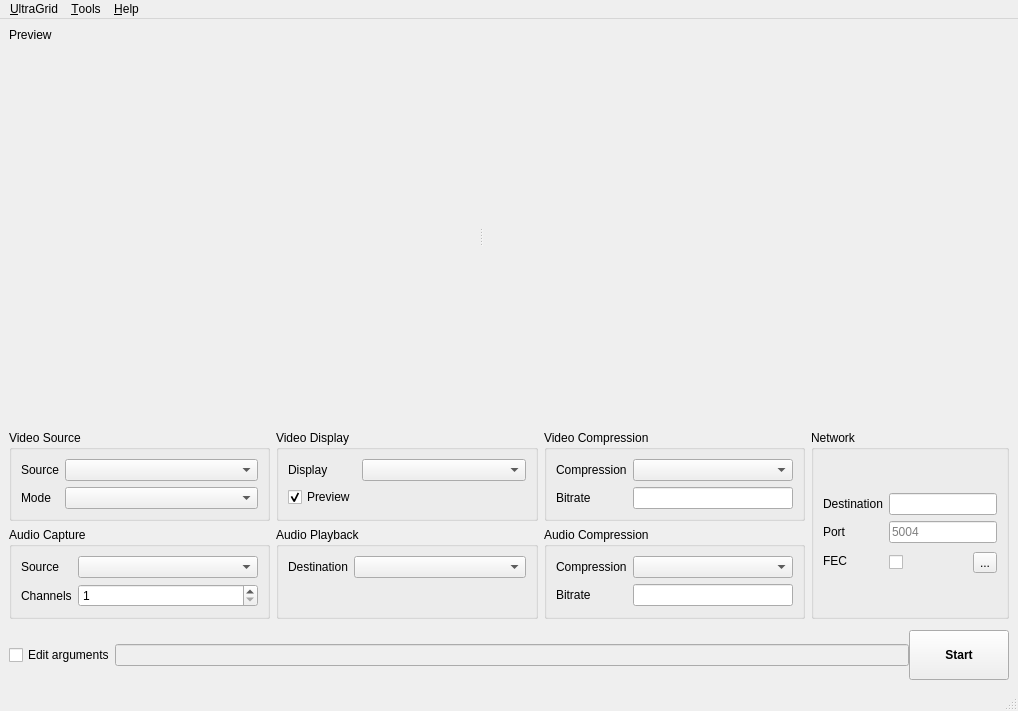
<?xml version="1.0" encoding="UTF-8"?>
<ui version="4.0">
 <class>UltragridWindow</class>
 <widget class="QMainWindow" name="UltragridWindow">
  <property name="geometry">
   <rect>
    <x>0</x>
    <y>0</y>
    <width>1018</width>
    <height>711</height>
   </rect>
  </property>
  <property name="windowTitle">
   <string>UltraGrid</string>
  </property>
  <property name="windowFilePath">
   <string/>
  </property>
  <widget class="QWidget" name="centralwidget">
   <layout class="QVBoxLayout" name="verticalLayout_6" stretch="0,6,0,0">
    <item>
     <widget class="QLabel" name="previewLabel">
      <property name="text">
       <string>Preview</string>
      </property>
     </widget>
    </item>
    <item>
     <layout class="QHBoxLayout" name="horizontalLayout">
      <item>
       <spacer name="horizontalSpacer">
        <property name="orientation">
         <enum>Qt::Horizontal</enum>
        </property>
        <property name="sizeType">
         <enum>QSizePolicy::Minimum</enum>
        </property>
        <property name="sizeHint" stdset="0">
         <size>
          <width>0</width>
          <height>0</height>
         </size>
        </property>
       </spacer>
      </item>
      <item>
       <widget class="QSplitter" name="previewsSplitter">
        <property name="orientation">
         <enum>Qt::Horizontal</enum>
        </property>
        <widget class="PreviewWidget" name="capturePreview" native="true">
         <property name="sizePolicy">
          <sizepolicy hsizetype="Expanding" vsizetype="Expanding">
           <horstretch>0</horstretch>
           <verstretch>0</verstretch>
          </sizepolicy>
         </property>
         <property name="minimumSize">
          <size>
           <width>64</width>
           <height>64</height>
          </size>
         </property>
        </widget>
        <widget class="PreviewWidget" name="displayPreview" native="true">
         <property name="sizePolicy">
          <sizepolicy hsizetype="Expanding" vsizetype="Expanding">
           <horstretch>0</horstretch>
           <verstretch>0</verstretch>
          </sizepolicy>
         </property>
         <property name="minimumSize">
          <size>
           <width>64</width>
           <height>64</height>
          </size>
         </property>
        </widget>
       </widget>
      </item>
      <item>
       <widget class="VuMeterWidget" name="vuMeter" native="true">
        <property name="sizePolicy">
         <sizepolicy hsizetype="Fixed" vsizetype="Preferred">
          <horstretch>0</horstretch>
          <verstretch>0</verstretch>
         </sizepolicy>
        </property>
        <property name="minimumSize">
         <size>
          <width>50</width>
          <height>100</height>
         </size>
        </property>
       </widget>
      </item>
     </layout>
    </item>
    <item>
     <layout class="QHBoxLayout" name="horizontalLayout_11">
      <property name="rightMargin">
       <number>0</number>
      </property>
      <property name="bottomMargin">
       <number>0</number>
      </property>
      <item>
       <layout class="QVBoxLayout" name="verticalLayout_3">
        <property name="bottomMargin">
         <number>0</number>
        </property>
        <item>
         <layout class="QHBoxLayout" name="horizontalLayout_4" stretch="1,1,1">
          <property name="sizeConstraint">
           <enum>QLayout::SetMaximumSize</enum>
          </property>
          <item>
           <widget class="QGroupBox" name="groupBox">
            <property name="autoFillBackground">
             <bool>false</bool>
            </property>
            <property name="title">
             <string>Video Source</string>
            </property>
            <property name="flat">
             <bool>false</bool>
            </property>
            <property name="checkable">
             <bool>false</bool>
            </property>
            <layout class="QFormLayout" name="formLayout_2">
             <property name="fieldGrowthPolicy">
              <enum>QFormLayout::AllNonFixedFieldsGrow</enum>
             </property>
             <item row="0" column="0">
              <widget class="QLabel" name="videoSourceLabel">
               <property name="text">
                <string>Source</string>
               </property>
              </widget>
             </item>
             <item row="2" column="0">
              <widget class="QLabel" name="videoModeLabel">
               <property name="text">
                <string>Mode</string>
               </property>
              </widget>
             </item>
             <item row="2" column="1">
              <widget class="QComboBox" name="videoModeComboBox"/>
             </item>
             <item row="0" column="1">
              <widget class="QComboBox" name="videoSourceComboBox"/>
             </item>
            </layout>
           </widget>
          </item>
          <item>
           <widget class="QGroupBox" name="groupBox_3">
            <property name="title">
             <string>Video Display</string>
            </property>
            <layout class="QFormLayout" name="formLayout_3">
             <property name="fieldGrowthPolicy">
              <enum>QFormLayout::AllNonFixedFieldsGrow</enum>
             </property>
             <item row="0" column="0">
              <widget class="QLabel" name="label_3">
               <property name="text">
                <string>Display</string>
               </property>
              </widget>
             </item>
             <item row="0" column="1">
              <widget class="QComboBox" name="videoDisplayComboBox"/>
             </item>
             <item row="1" column="0">
              <widget class="QCheckBox" name="previewCheckBox">
               <property name="text">
                <string>Preview</string>
               </property>
               <property name="checked">
                <bool>true</bool>
               </property>
              </widget>
             </item>
            </layout>
            <zorder>videoDisplayComboBox</zorder>
            <zorder>label_3</zorder>
            <zorder>previewCheckBox</zorder>
           </widget>
          </item>
          <item>
           <widget class="QGroupBox" name="groupBox_5">
            <property name="title">
             <string>Video Compression</string>
            </property>
            <layout class="QFormLayout" name="formLayout_5">
             <item row="0" column="0">
              <widget class="QLabel" name="label_7">
               <property name="text">
                <string>Compression</string>
               </property>
              </widget>
             </item>
             <item row="0" column="1">
              <widget class="QComboBox" name="videoCompressionComboBox"/>
             </item>
             <item row="1" column="0">
              <widget class="QLabel" name="videoBitrateLabel">
               <property name="text">
                <string>Bitrate</string>
               </property>
              </widget>
             </item>
             <item row="1" column="1">
              <widget class="QLineEdit" name="videoBitrateEdit"/>
             </item>
            </layout>
           </widget>
          </item>
         </layout>
        </item>
        <item>
         <layout class="QHBoxLayout" name="horizontalLayout_5">
          <property name="sizeConstraint">
           <enum>QLayout::SetMaximumSize</enum>
          </property>
          <item>
           <widget class="QGroupBox" name="groupBox_2">
            <property name="title">
             <string>Audio Capture</string>
            </property>
            <layout class="QFormLayout" name="formLayout">
             <item row="0" column="0">
              <widget class="QLabel" name="label_4">
               <property name="text">
                <string>Source</string>
               </property>
              </widget>
             </item>
             <item row="0" column="1">
              <widget class="QComboBox" name="audioSourceComboBox"/>
             </item>
             <item row="1" column="0">
              <widget class="QLabel" name="label_5">
               <property name="text">
                <string>Channels</string>
               </property>
              </widget>
             </item>
             <item row="1" column="1">
              <widget class="QSpinBox" name="audioChannelsSpinBox">
               <property name="minimum">
                <number>1</number>
               </property>
               <property name="maximum">
                <number>32</number>
               </property>
              </widget>
             </item>
            </layout>
           </widget>
          </item>
          <item>
           <widget class="QGroupBox" name="groupBox_4">
            <property name="title">
             <string>Audio Playback</string>
            </property>
            <layout class="QFormLayout" name="formLayout_4">
             <property name="fieldGrowthPolicy">
              <enum>QFormLayout::AllNonFixedFieldsGrow</enum>
             </property>
             <item row="0" column="0">
              <widget class="QLabel" name="label_6">
               <property name="text">
                <string>Destination</string>
               </property>
              </widget>
             </item>
             <item row="0" column="1">
              <widget class="QComboBox" name="audioPlaybackComboBox"/>
             </item>
            </layout>
           </widget>
          </item>
          <item>
           <widget class="QGroupBox" name="groupBox_6">
            <property name="title">
             <string>Audio Compression</string>
            </property>
            <layout class="QFormLayout" name="formLayout_6">
             <property name="fieldGrowthPolicy">
              <enum>QFormLayout::AllNonFixedFieldsGrow</enum>
             </property>
             <item row="0" column="0">
              <widget class="QLabel" name="label_9">
               <property name="text">
                <string>Compression</string>
               </property>
              </widget>
             </item>
             <item row="0" column="1">
              <widget class="QComboBox" name="audioCompressionComboBox"/>
             </item>
             <item row="1" column="0">
              <widget class="QLabel" name="audioBitrateLabel">
               <property name="text">
                <string>Bitrate</string>
               </property>
              </widget>
             </item>
             <item row="1" column="1">
              <widget class="QLineEdit" name="audioBitrateEdit">
               <property name="sizePolicy">
                <sizepolicy hsizetype="Preferred" vsizetype="Fixed">
                 <horstretch>0</horstretch>
                 <verstretch>0</verstretch>
                </sizepolicy>
               </property>
              </widget>
             </item>
            </layout>
           </widget>
          </item>
         </layout>
        </item>
       </layout>
      </item>
      <item>
       <widget class="QGroupBox" name="groupBox_7">
        <property name="sizePolicy">
         <sizepolicy hsizetype="Maximum" vsizetype="Preferred">
          <horstretch>0</horstretch>
          <verstretch>0</verstretch>
         </sizepolicy>
        </property>
        <property name="title">
         <string>Network</string>
        </property>
        <layout class="QVBoxLayout" name="verticalLayout_4">
         <item>
          <layout class="QFormLayout" name="formLayout_7">
           <property name="fieldGrowthPolicy">
            <enum>QFormLayout::AllNonFixedFieldsGrow</enum>
           </property>
           <property name="formAlignment">
            <set>Qt::AlignLeading|Qt::AlignLeft|Qt::AlignVCenter</set>
           </property>
           <property name="bottomMargin">
            <number>0</number>
           </property>
           <item row="0" column="0">
            <widget class="QLabel" name="label_10">
             <property name="text">
              <string>Destination</string>
             </property>
            </widget>
           </item>
           <item row="0" column="1">
            <widget class="QLineEdit" name="networkDestinationEdit">
             <property name="text">
              <string extracomment="Target IP or host"/>
             </property>
            </widget>
           </item>
           <item row="1" column="0">
            <widget class="QLabel" name="portLabel">
             <property name="text">
              <string>Port</string>
             </property>
            </widget>
           </item>
           <item row="1" column="1">
            <widget class="QLineEdit" name="portLineEdit">
             <property name="placeholderText">
              <string>5004</string>
             </property>
            </widget>
           </item>
           <item row="3" column="0">
            <widget class="QLabel" name="fECLabel">
             <property name="text">
              <string>FEC</string>
             </property>
            </widget>
           </item>
           <item row="3" column="1">
            <layout class="QHBoxLayout" name="horizontalLayout_2">
             <property name="topMargin">
              <number>3</number>
             </property>
             <item>
              <widget class="QCheckBox" name="fECCheckBox"/>
             </item>
             <item>
              <widget class="QToolButton" name="fecToolBtn">
               <property name="text">
                <string>...</string>
               </property>
              </widget>
             </item>
            </layout>
           </item>
          </layout>
         </item>
        </layout>
       </widget>
      </item>
     </layout>
    </item>
    <item>
     <layout class="QHBoxLayout" name="horizontalLayout_3">
      <property name="spacing">
       <number>0</number>
      </property>
      <property name="topMargin">
       <number>5</number>
      </property>
      <item>
       <widget class="QCheckBox" name="editCheckBox">
        <property name="text">
         <string>Edit arguments</string>
        </property>
       </widget>
      </item>
      <item>
       <widget class="QLineEdit" name="arguments">
        <property name="enabled">
         <bool>false</bool>
        </property>
        <property name="dragEnabled">
         <bool>false</bool>
        </property>
        <property name="readOnly">
         <bool>false</bool>
        </property>
        <property name="placeholderText">
         <string/>
        </property>
        <property name="clearButtonEnabled">
         <bool>false</bool>
        </property>
       </widget>
      </item>
      <item>
       <widget class="QPushButton" name="startButton">
        <property name="sizePolicy">
         <sizepolicy hsizetype="Preferred" vsizetype="Preferred">
          <horstretch>0</horstretch>
          <verstretch>0</verstretch>
         </sizepolicy>
        </property>
        <property name="minimumSize">
         <size>
          <width>100</width>
          <height>50</height>
         </size>
        </property>
        <property name="font">
         <font>
          <weight>75</weight>
          <bold>true</bold>
         </font>
        </property>
        <property name="text">
         <string>Start</string>
        </property>
       </widget>
      </item>
     </layout>
    </item>
   </layout>
  </widget>
  <widget class="QMenuBar" name="menubar">
   <property name="geometry">
    <rect>
     <x>0</x>
     <y>0</y>
     <width>1018</width>
     <height>27</height>
    </rect>
   </property>
   <property name="contextMenuPolicy">
    <enum>Qt::NoContextMenu</enum>
   </property>
   <widget class="QMenu" name="menu_UltraGrid">
    <property name="title">
     <string>&amp;UltraGrid</string>
    </property>
    <addaction name="actionSave"/>
    <addaction name="actionLoad"/>
    <addaction name="actionSettings"/>
    <addaction name="separator"/>
    <addaction name="actionQuit"/>
   </widget>
   <widget class="QMenu" name="menu_Tools">
    <property name="title">
     <string>&amp;Tools</string>
    </property>
    <addaction name="actionShow_Terminal"/>
    <addaction name="actionAdvanced"/>
    <addaction name="actionVuMeter"/>
    <addaction name="separator"/>
    <addaction name="actionRefresh"/>
   </widget>
   <widget class="QMenu" name="menu_Help">
    <property name="title">
     <string>&amp;Help</string>
    </property>
    <addaction name="actionAbout_UltraGrid"/>
    <addaction name="actionTest"/>
   </widget>
   <addaction name="menu_UltraGrid"/>
   <addaction name="menu_Tools"/>
   <addaction name="menu_Help"/>
  </widget>
  <widget class="QStatusBar" name="statusbar"/>
  <action name="actionQuit">
   <property name="text">
    <string>Quit</string>
   </property>
  </action>
  <action name="actionAbout_UltraGrid">
   <property name="text">
    <string>About UltraGrid</string>
   </property>
  </action>
  <action name="actionShow_Terminal">
   <property name="checkable">
    <bool>false</bool>
   </property>
   <property name="checked">
    <bool>false</bool>
   </property>
   <property name="text">
    <string>Show &amp;Log</string>
   </property>
  </action>
  <action name="actionRefresh">
   <property name="text">
    <string>Refresh</string>
   </property>
  </action>
  <action name="actionAdvanced">
   <property name="checkable">
    <bool>true</bool>
   </property>
   <property name="text">
    <string>Advanced</string>
   </property>
  </action>
  <action name="actionUse_hw_acceleration">
   <property name="checkable">
    <bool>true</bool>
   </property>
   <property name="text">
    <string>Use hw. acceleration</string>
   </property>
  </action>
  <action name="actionVuMeter">
   <property name="checkable">
    <bool>true</bool>
   </property>
   <property name="checked">
    <bool>true</bool>
   </property>
   <property name="text">
    <string>vuMeter</string>
   </property>
  </action>
  <action name="actionSettings">
   <property name="text">
    <string>Settings</string>
   </property>
  </action>
  <action name="actionTest">
   <property name="text">
    <string>Test</string>
   </property>
  </action>
  <action name="actionSave">
   <property name="text">
    <string>Save</string>
   </property>
  </action>
  <action name="actionLoad">
   <property name="text">
    <string>Load</string>
   </property>
  </action>
 </widget>
 <customwidgets>
  <customwidget>
   <class>PreviewWidget</class>
   <extends>QWidget</extends>
   <header>previewWidget.hpp</header>
  </customwidget>
  <customwidget>
   <class>VuMeterWidget</class>
   <extends>QWidget</extends>
   <header>vuMeterWidget.hpp</header>
   <container>1</container>
  </customwidget>
 </customwidgets>
 <resources/>
 <connections>
  <connection>
   <sender>actionQuit</sender>
   <signal>triggered()</signal>
   <receiver>UltragridWindow</receiver>
   <slot>close()</slot>
   <hints>
    <hint type="sourcelabel">
     <x>-1</x>
     <y>-1</y>
    </hint>
    <hint type="destinationlabel">
     <x>556</x>
     <y>362</y>
    </hint>
   </hints>
  </connection>
  <connection>
   <sender>editCheckBox</sender>
   <signal>toggled(bool)</signal>
   <receiver>arguments</receiver>
   <slot>setEnabled(bool)</slot>
   <hints>
    <hint type="sourcelabel">
     <x>70</x>
     <y>682</y>
    </hint>
    <hint type="destinationlabel">
     <x>609</x>
     <y>683</y>
    </hint>
   </hints>
  </connection>
  <connection>
   <sender>editCheckBox</sender>
   <signal>toggled(bool)</signal>
   <receiver>groupBox_2</receiver>
   <slot>setDisabled(bool)</slot>
   <hints>
    <hint type="sourcelabel">
     <x>70</x>
     <y>682</y>
    </hint>
    <hint type="destinationlabel">
     <x>142</x>
     <y>606</y>
    </hint>
   </hints>
  </connection>
  <connection>
   <sender>editCheckBox</sender>
   <signal>toggled(bool)</signal>
   <receiver>groupBox</receiver>
   <slot>setDisabled(bool)</slot>
   <hints>
    <hint type="sourcelabel">
     <x>70</x>
     <y>682</y>
    </hint>
    <hint type="destinationlabel">
     <x>142</x>
     <y>486</y>
    </hint>
   </hints>
  </connection>
  <connection>
   <sender>editCheckBox</sender>
   <signal>toggled(bool)</signal>
   <receiver>groupBox_3</receiver>
   <slot>setDisabled(bool)</slot>
   <hints>
    <hint type="sourcelabel">
     <x>70</x>
     <y>682</y>
    </hint>
    <hint type="destinationlabel">
     <x>142</x>
     <y>486</y>
    </hint>
   </hints>
  </connection>
  <connection>
   <sender>editCheckBox</sender>
   <signal>toggled(bool)</signal>
   <receiver>groupBox_5</receiver>
   <slot>setDisabled(bool)</slot>
   <hints>
    <hint type="sourcelabel">
     <x>70</x>
     <y>682</y>
    </hint>
    <hint type="destinationlabel">
     <x>142</x>
     <y>486</y>
    </hint>
   </hints>
  </connection>
  <connection>
   <sender>editCheckBox</sender>
   <signal>toggled(bool)</signal>
   <receiver>groupBox_7</receiver>
   <slot>setDisabled(bool)</slot>
   <hints>
    <hint type="sourcelabel">
     <x>70</x>
     <y>682</y>
    </hint>
    <hint type="destinationlabel">
     <x>142</x>
     <y>486</y>
    </hint>
   </hints>
  </connection>
  <connection>
   <sender>editCheckBox</sender>
   <signal>toggled(bool)</signal>
   <receiver>groupBox_4</receiver>
   <slot>setDisabled(bool)</slot>
   <hints>
    <hint type="sourcelabel">
     <x>70</x>
     <y>682</y>
    </hint>
    <hint type="destinationlabel">
     <x>142</x>
     <y>486</y>
    </hint>
   </hints>
  </connection>
  <connection>
   <sender>editCheckBox</sender>
   <signal>toggled(bool)</signal>
   <receiver>groupBox_6</receiver>
   <slot>setDisabled(bool)</slot>
   <hints>
    <hint type="sourcelabel">
     <x>70</x>
     <y>682</y>
    </hint>
    <hint type="destinationlabel">
     <x>142</x>
     <y>486</y>
    </hint>
   </hints>
  </connection>
  <connection>
   <sender>previewCheckBox</sender>
   <signal>toggled(bool)</signal>
   <receiver>previewLabel</receiver>
   <slot>setVisible(bool)</slot>
   <hints>
    <hint type="sourcelabel">
     <x>322</x>
     <y>481</y>
    </hint>
    <hint type="destinationlabel">
     <x>551</x>
     <y>39</y>
    </hint>
   </hints>
  </connection>
  <connection>
   <sender>previewCheckBox</sender>
   <signal>toggled(bool)</signal>
   <receiver>previewsSplitter</receiver>
   <slot>setVisible(bool)</slot>
   <hints>
    <hint type="sourcelabel">
     <x>326</x>
     <y>484</y>
    </hint>
    <hint type="destinationlabel">
     <x>483</x>
     <y>222</y>
    </hint>
   </hints>
  </connection>
 </connections>
</ui>
